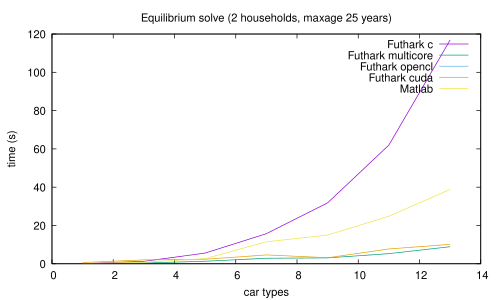

This figure's gnuplot source:
reset
set xlabel "car types"
set ylabel "time (s)"
set title "Equilibrium solve (2 households, maxage 25 years)"
set term pdf
set output "plot_eqb_cars.pdf"
plot "bench_solve_cars.dat" u 2:(stringcolumn(6) eq "C"?$7:1/0) title "Futhark c" with lines, \
     "" u 2:(stringcolumn(6) eq "M"?$7:1/0) title "Futhark multicore" with lines, \
     "" u 2:(stringcolumn(6) eq "O"?$7:1/0) title "Futhark opencl" with lines, \
     "" u 2:(stringcolumn(6) eq "U"?$7:1/0) title "Futhark cuda" with lines, \
     "matlab_eqb_cars.dat" u 2:6 title "Matlab" with lines
